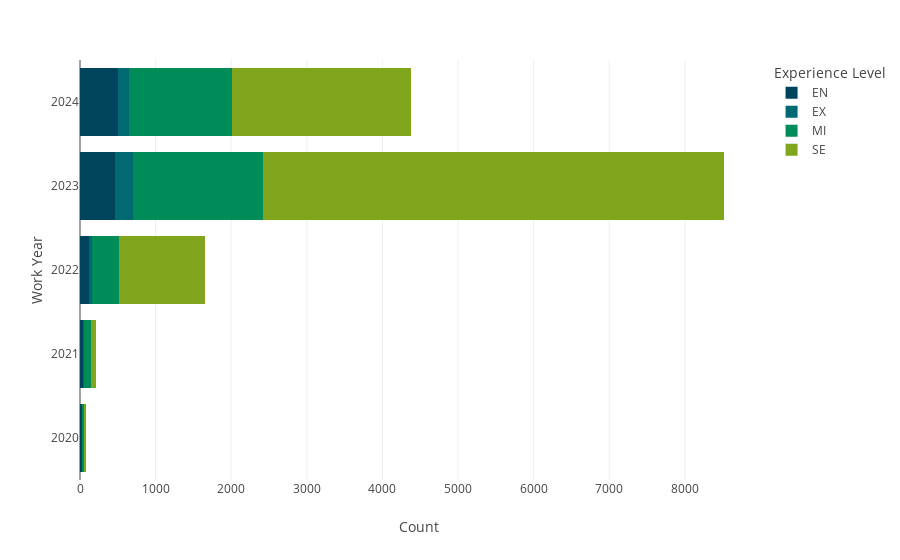

The cell this chart's notebook holds for it:
### Code cell
# Work Year and Experience

year_experience = job_salaries.groupby(['work_year','experience_level']).size().unstack()
year_experience_df = year_experience.reset_index()

fig = px.bar(year_experience_df,y='work_year',x=['EN', 'EX', 'MI', 'SE'],barmode='stack',orientation =  'h',color_discrete_sequence=['#00435c','#006971','#008c59','#81a51c','#ffa600'],labels={'work_year': 'Work Year', 'value': 'Count', 'variable': 'Experience Level'})

fig.show()

### Figure 1 — Plotly figure (JSON) as saved in the notebook; plotly's stock layout.template omitted (floating-point values rounded to 4 significant figures)
{"data": [{"alignmentgroup": "True", "hovertemplate": "Experience Level=EN<br>Count=%{x}<br>Work Year=%{y}<extra></extra>", "legendgroup": "EN", "marker": {"color": "#00435c", "pattern": {"shape": ""}}, "name": "EN", "offsetgroup": "EN", "orientation": "h", "showlegend": true, "textposition": "auto", "type": "bar", "x": [21, 46, 116, 464, 501], "xaxis": "x", "y": [2020, 2021, 2022, 2023, 2024], "yaxis": "y"}, {"alignmentgroup": "True", "hovertemplate": "Experience Level=EX<br>Count=%{x}<br>Work Year=%{y}<extra></extra>", "legendgroup": "EX", "marker": {"color": "#006971", "pattern": {"shape": ""}}, "name": "EX", "offsetgroup": "EX", "orientation": "h", "showlegend": true, "textposition": "auto", "type": "bar", "x": [4, 10, 41, 242, 144], "xaxis": "x", "y": [2020, 2021, 2022, 2023, 2024], "yaxis": "y"}, {"alignmentgroup": "True", "hovertemplate": "Experience Level=MI<br>Count=%{x}<br>Work Year=%{y}<extra></extra>", "legendgroup": "MI", "marker": {"color": "#008c59", "pattern": {"shape": ""}}, "name": "MI", "offsetgroup": "MI", "orientation": "h", "showlegend": true, "textposition": "auto", "type": "bar", "x": [31, 87, 358, 1716, 1361], "xaxis": "x", "y": [2020, 2021, 2022, 2023, 2024], "yaxis": "y"}, {"alignmentgroup": "True", "hovertemplate": "Experience Level=SE<br>Count=%{x}<br>Work Year=%{y}<extra></extra>", "legendgroup": "SE", "marker": {"color": "#81a51c", "pattern": {"shape": ""}}, "name": "SE", "offsetgroup": "SE", "orientation": "h", "showlegend": true, "textposition": "auto", "type": "bar", "x": [19, 75, 1137, 6097, 2368], "xaxis": "x", "y": [2020, 2021, 2022, 2023, 2024], "yaxis": "y"}], "layout": {"barmode": "stack", "legend": {"title": {"text": "Experience Level"}, "tracegroupgap": 0}, "margin": {"t": 60}, "xaxis": {"anchor": "y", "domain": [0, 1], "title": {"text": "Count"}}, "yaxis": {"anchor": "x", "domain": [0, 1], "title": {"text": "Work Year"}}}}
